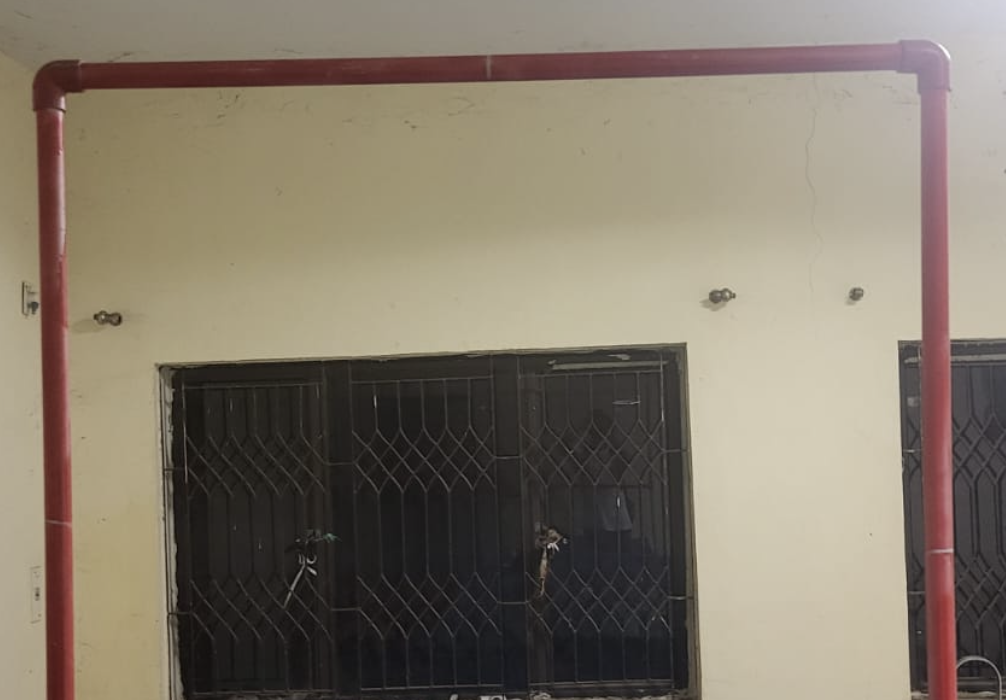
#> input picture images/croppped.png, 1006 x 700 px, found by its file name
$ python new_gate_code_image.py
#> lines starting #> are read from the running program, lines starting #| are printed output that depends on the picture; after the words box and inside, x2 and y2 are one past the last pixel; in counts of white or black regions, pixels touching at a corner belong together; long printed decimals are rounded
import cv2
import numpy as np

# Function to find the intersection of two lines in Ax + By + C = 0 form
def find_intersection(line1, line2):
    A1, B1, C1 = line1
    A2, B2, C2 = line2
    det = A1 * B2 - A2 * B1
    if det == 0:
        return None  # Lines are parallel
    x = (B1 * C2 - B2 * C1) / det
    y = (A2 * C1 - A1 * C2) / det
    return int(x), int(y)

# Load the image
image_path = "/Users/R.Abinav/Desktop/CV/AUV/images/croppped.png"  # Change this to your image path
frame = cv2.imread(image_path)
#> frame is the input picture: shape (700, 1006, 3); mean B, G, R 106.9, 121.7, 131.4

if frame is None:
    print("Error, while fetching the image!")
    exit()

# Initial frame
cv2.imshow("Initial Frame", frame)

# The Limits for the colors (red color range)
#                 H    S    V
lower1 = np.array([0, 20, 0])
upper1 = np.array([10, 250, 255])

lower2 = np.array([170, 20, 0])
upper2 = np.array([180, 250, 255])

# Apply the color mask to isolate the red gate
hsv = cv2.cvtColor(frame, cv2.COLOR_BGR2HSV)
#> hsv: shape (700, 1006, 3); mean H, S, V 35.4, 48.1, 131.7
mask1 = cv2.inRange(hsv, lower1, upper1)
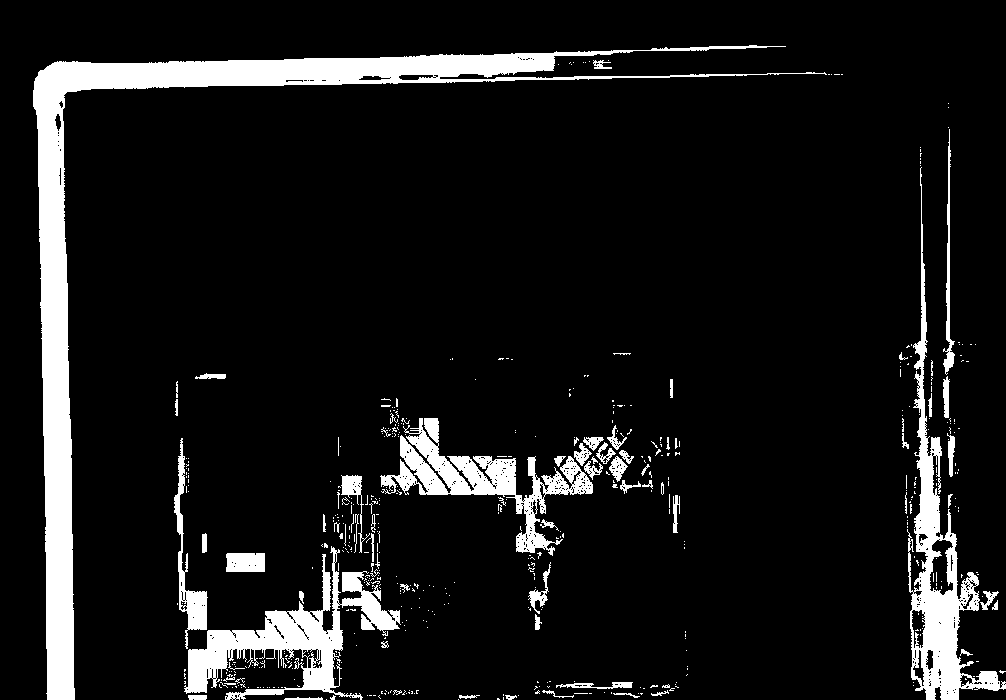
#> mask1: shape (700, 1006); 9.5% white; 517 white regions (439 under 20 px), largest, box (x1, y1, x2, y2) and area: (33, 45, 827, 700) 30569, (907, 167, 1006, 700) 9741, (184, 546, 401, 700) 9250
mask2 = cv2.inRange(hsv, lower2, upper2)
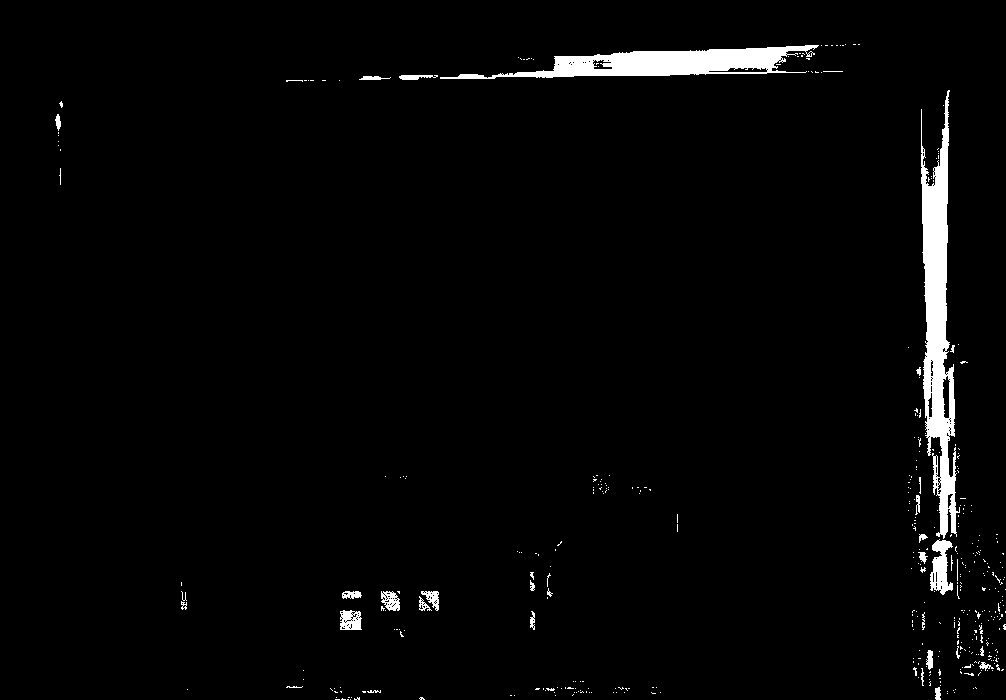
#> mask2: shape (700, 1006); 2.5% white; 421 white regions (386 under 20 px), largest, box (x1, y1, x2, y2) and area: (921, 90, 960, 539) 8149, (440, 45, 819, 79) 5817, (930, 539, 953, 595) 760
_mask = cv2.bitwise_or(mask1, mask2)
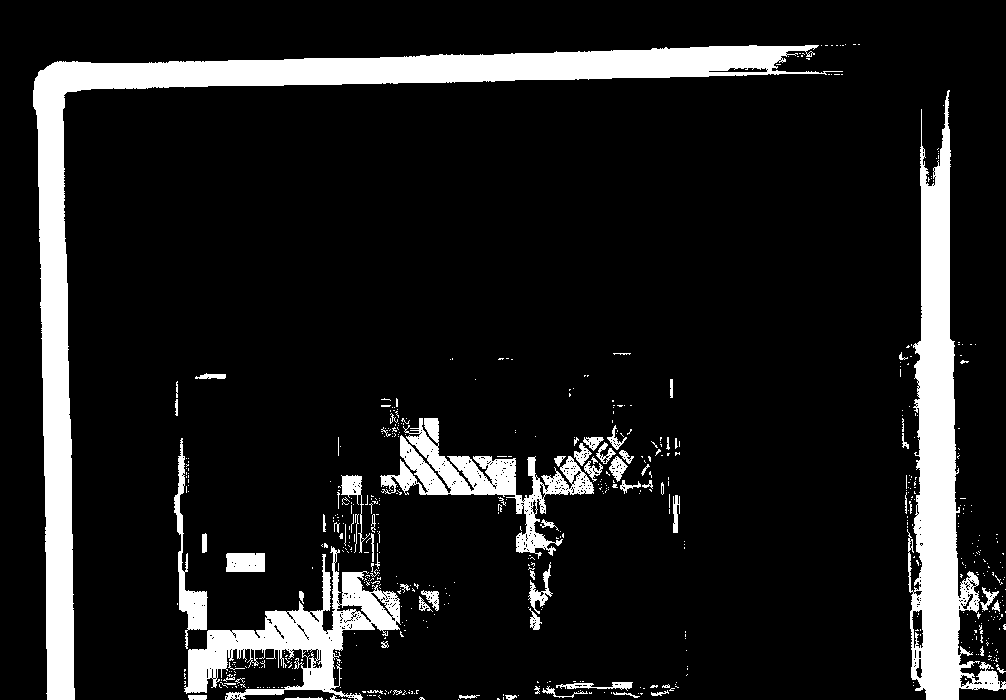
#> _mask: shape (700, 1006); 12.1% white; 604 white regions (524 under 20 px), largest, box (x1, y1, x2, y2) and area: (33, 45, 843, 700) 36889, (907, 90, 1006, 700) 21046, (184, 546, 401, 700) 10037

# Apply edge detection on the mask to find edges of the gate
thresh1 = 50  # Lower threshold for Canny
thresh2 = 150  # Upper threshold for Canny
edge = cv2.Canny(_mask, thresh1, thresh2)
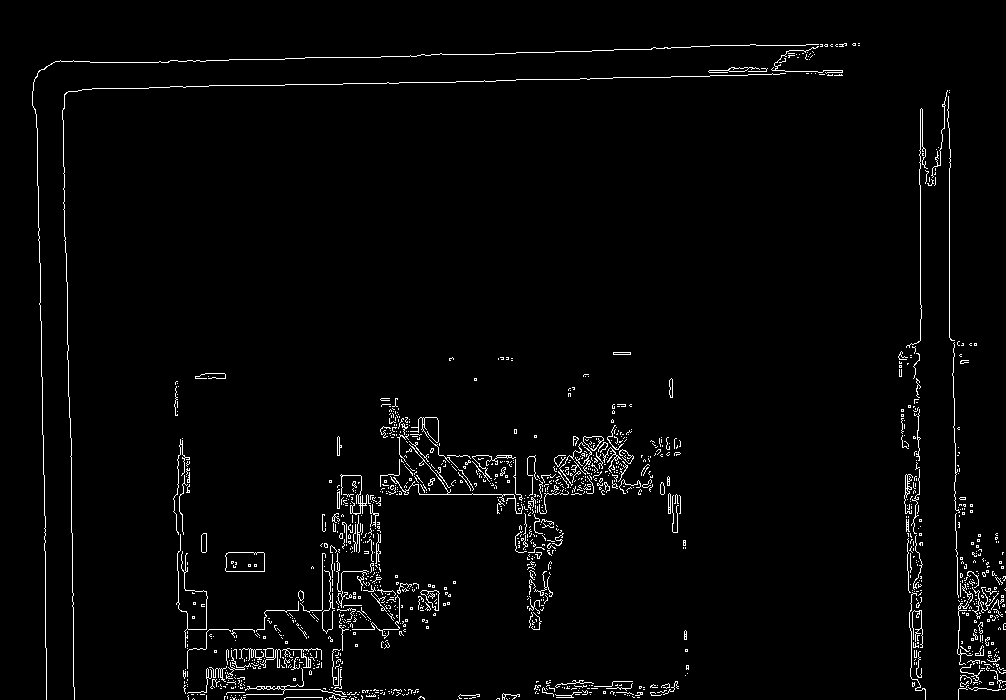
#> edge: shape (700, 1006); 2.4% white in thin lines or dots

# Line Detection using Hough Transform
threshold = 100  # Higher threshold detects only stronger lines
lines = cv2.HoughLines(edge, 1, np.pi / 180, threshold)
#> lines = 44 rows, first 8: [-35, 3.12], [89, 1.55], [-62, 3.12], [920, 0], [924, 0.0175], [71, 1.54], [949, 0], [-947, 3.12]

if lines is not None:
    verti = []  # To store vertical lines (left and right poles)
    hori = []   # To store horizontal lines (top pole)

    for rho, theta in lines[:, 0]:
        print(f"rho: {rho}, theta (degrees): {np.degrees(theta)}")

        a = np.cos(theta)
        b = np.sin(theta)

        x0 = a * rho
        y0 = b * rho
        x1 = int(x0 + 1000 * (-b))
        y1 = int(y0 + 1000 * (a))
        x2 = int(x0 - 1000 * (-b))
        y2 = int(y0 - 1000 * (a))

        # Classify lines as vertical or horizontal based on their angle
        angle = np.degrees(theta)
        if 80 <= angle <= 100:  # Vertical lines (left and right poles)
            verti.append((rho, theta, x1, y1, x2, y2))
        elif -10 <= angle <= 10:  # Horizontal lines (top pole)
            hori.append((rho, theta, x1, y1, x2, y2))
#> this loop made 44 passes
#> (rho, theta, a, b, x0, y0, x1, y1) on passes 1 to 12: (-35, 3.12, -1, 0.0175, 34.99, -0.611, 17, -1000), (89, 1.55, 0.0175, 1, 1.55, 88.99, -998, 106), (-62, 3.12, -1, 0.0175, 61.99, -1.08, 44, -1000), (920, 0, 1, 0, 920, 0, 920, 1000), (924, 0.0175, 1, 0.0175, 923.9, 16.13, 906, 1015), (71, 1.54, 0.0349, 0.999, 2.48, 70.96, -996, 105), (949, 0, 1, 0, 949, 0, 949, 1000), (-947, 3.12, -1, 0.0175, 946.9, -16.53, 929, -1016), (494, 1.57, -4.37e-08, 1, -2.16e-05, 494, -1000, 493), (63, 1.55, 0.0175, 1, 1.1, 62.99, -998, 80), (-939, 3.11, -0.999, 0.0349, 938.4, -32.77, 903, -1032), (922, 0.0175, 1, 0.0175, 921.9, 16.09, 904, 1015)
#| rho: -35.0, theta (degrees): 179.000
#| rho: 89.0, theta (degrees): 89.0
#| rho: -62.0, theta (degrees): 179.000
#| rho: 920.0, theta (degrees): 0.0
#| rho: 924.0, theta (degrees): 1
#| rho: 71.0, theta (degrees): 88.000
#| rho: 949.0, theta (degrees): 0.0
#| rho: -947.0, theta (degrees): 179.000
#> (further printed lines are left out)
#> after the loop, hori = [(920, 0, 920, 1000, 920, -1000), (924, 0.0175, 906, 1015, 941, -983), (949, 0, 949, 1000, 949, -1000), (922, 0.0175, 904, 1015, 939, -983), (45, 0, 45, 1000, 45, -1000), (918, 0, 918, 1000, 918, -1000), (933, 0.0349, 897, 1031, 967, -966)]; verti = 27 items, first 6: (89, 1.55, -998, 106, 1001, 71), (71, 1.54, -996, 105, 1001, 36), (494, 1.57, -1000, 493, 999, 494), (63, 1.55, -998, 80, 1000, 45), (629, 1.57, -1000, 628, 999, 629), (97, 1.54, -996, 131, 1002, 62)

    if len(verti) >= 2 and len(hori) >= 1:
        # Find the leftmost and rightmost vertical lines
        left_line = min(verti, key=lambda x: x[0])  # Line with smallest rho (left pole)
#> left_line = (45, 1.57, -1000, 44, 999, 45)
        right_line = max(verti, key=lambda x: x[0])  # Line with largest rho (right pole)
#> right_line = (707, 1.54, -974, 741, 1024, 671)

        # Find the topmost horizontal line
        top_line = min(hori, key=lambda x: x[1])  # Line with smallest theta (top pole)
#> top_line = (920, 0, 920, 1000, 920, -1000)

        # Define the line equations in Ax + By + C = 0 form
        left_eq = (np.cos(left_line[1]), np.sin(left_line[1]), -left_line[0])
#> left_eq = (-4.37e-08, 1, -45)
        right_eq = (np.cos(right_line[1]), np.sin(right_line[1]), -right_line[0])
#> right_eq = (0.0349, 0.999, -707)
        top_eq = (np.cos(top_line[1]), np.sin(top_line[1]), -top_line[0])
#> top_eq = (1, 0, -920)

        # Find the intersections
        corner1 = find_intersection(left_eq, top_eq)  # Intersection of left pole and top pole
#> in find_intersection, `A1, B1, C1 = line1`: A1 = -4.37e-08; B1 = 1; C1 = -45
#> in find_intersection, `A2, B2, C2 = line2`: A2 = 1; B2 = 0; C2 = -920
#> in find_intersection, `det = A1 * B2 - A2 * B1`: det = -1
#> in find_intersection, `x = (B1 * C2 - B2 * C1) / det`: x = 920
#> in find_intersection, `y = (A2 * C1 - A1 * C2) / det`: y = 45
#> corner1 = (920, 45)
        corner2 = find_intersection(top_eq, right_eq)  # Intersection of top pole and right pole
#> corner2 = (920, 675)
        print("Corners:", corner1, corner2)
#| Corners: (920, 45) (920, 675)

        # Draw the detected lines
        for line in [left_line, right_line, top_line]:
            rho, theta, x1, y1, x2, y2 = line
            cv2.line(frame, (x1, y1), (x2, y2), (0, 255, 0), 5)
#> this loop made 3 passes
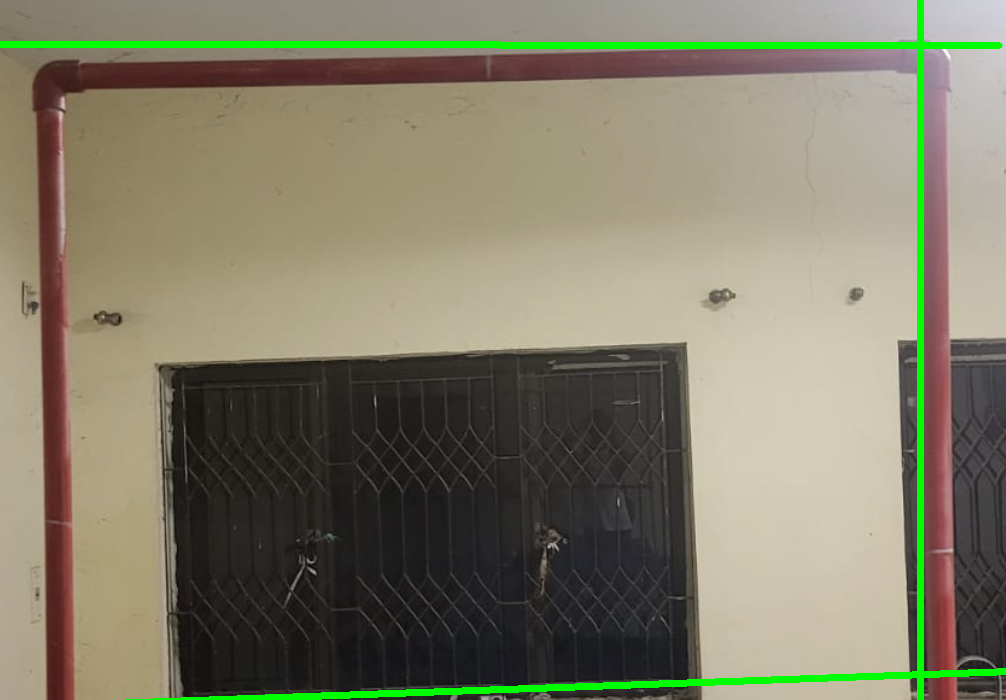
#> frame: shape (700, 1006, 3); 2.47% of pixels changed, all inside (x1, y1, x2, y2) = (0, 0, 1006, 700)

        # Mark the intersections
        if corner1:
            cv2.circle(frame, corner1, 8, (0, 0, 255), -1)
#> frame: shape (700, 1006, 3); 0.03% of pixels changed, all inside (x1, y1, x2, y2) = (912, 37, 929, 54)
        if corner2:
            cv2.circle(frame, corner2, 8, (0, 0, 255), -1)
#> frame: shape (700, 1006, 3); mean B, G, R 104.2, 125, 128.5

        # Add text to indicate gate detection
        cv2.putText(frame, "Gate Detected!", (250, 250), cv2.FONT_HERSHEY_PLAIN, 5, (0, 0, 255), 2)
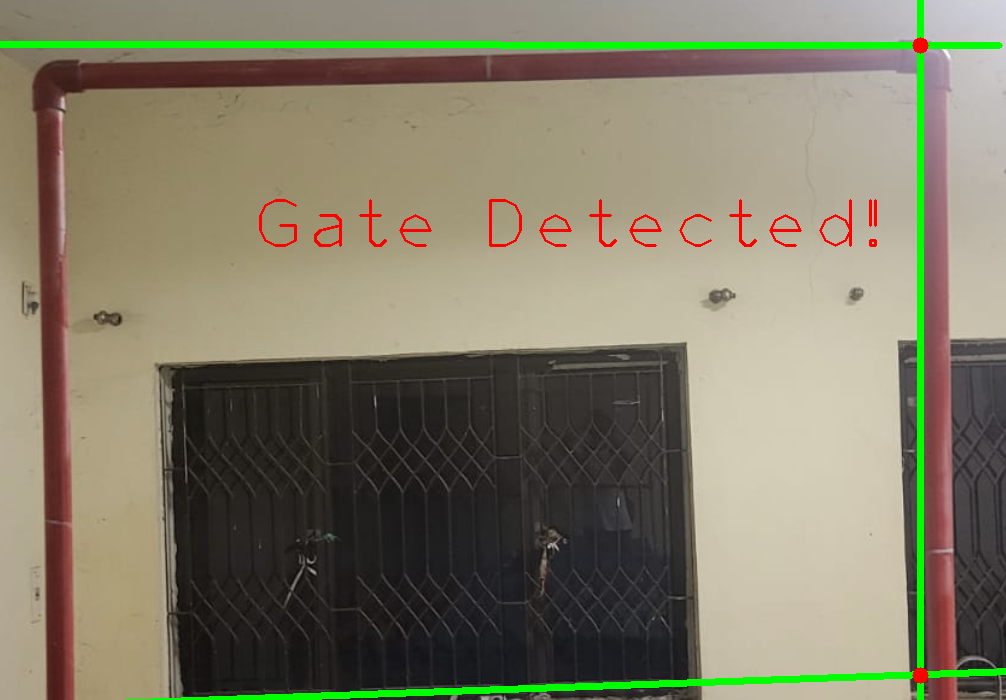
#> frame: shape (700, 1006, 3); mean B, G, R 103.5, 124.2, 128.9
        print("Gate Detected!")

# Show the windows
cv2.imshow("Masked Image", _mask)
cv2.imshow('Final Frame', frame)

# Wait for user to press any key and close
cv2.waitKey(0)
cv2.destroyAllWindows()
